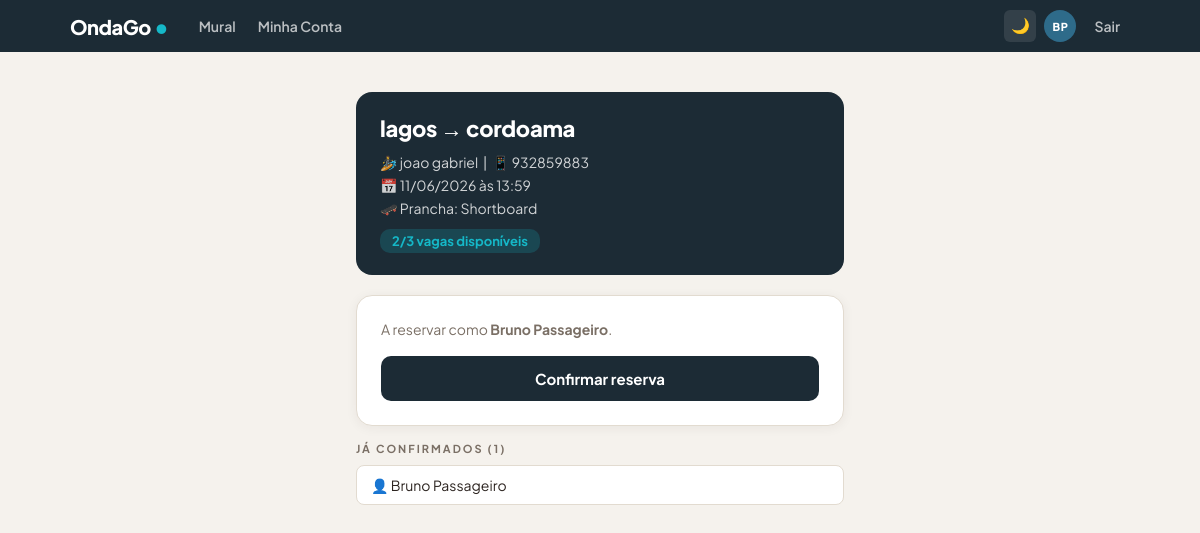
Page /reservar/2 (signed in) on the committed database.
### models.py (models this page shows, shortened)
class Usuario(UserMixin, db.Model):
    __tablename__ = 'usuarios'
    id         = db.Column(db.Integer, primary_key=True)
    nome       = db.Column(db.String(100), nullable=False)
    email      = db.Column(db.String(150), unique=True, nullable=False)
    telefone   = db.Column(db.String(20), nullable=False)
    nivel      = db.Column(db.String(30), default='Iniciante')
    foto_url   = db.Column(db.String(300), default='')
    senha_hash = db.Column(db.String(256), nullable=False)
    criado_em  = db.Column(db.DateTime, default=datetime.utcnow)
    caronas    = db.relationship('Carona', backref='motorista', lazy=True)
    reservas   = db.relationship('Reserva', backref='passageiro', lazy=True)

class Carona(db.Model):
    __tablename__ = 'caronas'
    id            = db.Column(db.Integer, primary_key=True)
    motorista_id  = db.Column(db.Integer, db.ForeignKey('usuarios.id'), nullable=False)
    ponto_partida = db.Column(db.String(100), nullable=False)
    destino       = db.Column(db.String(100), nullable=False)
    data          = db.Column(db.String(10), nullable=False)
    hora          = db.Column(db.String(5), nullable=False)
    vagas_totais  = db.Column(db.Integer, nullable=False)
    tipo_prancha  = db.Column(db.String(30), default='Qualquer')
    criado_em     = db.Column(db.DateTime, default=datetime.utcnow)
    reservas      = db.relationship('Reserva', backref='carona', lazy=True)
    @property
    def vagas_disponiveis(self):
        return self.vagas_totais - len(self.reservas)

class Reserva(db.Model):
    __tablename__ = 'reservas'
    id         = db.Column(db.Integer, primary_key=True)
    carona_id  = db.Column(db.Integer, db.ForeignKey('caronas.id'), nullable=False)
    usuario_id = db.Column(db.Integer, db.ForeignKey('usuarios.id'), nullable=False)
    criado_em  = db.Column(db.DateTime, default=datetime.utcnow)

### app.py (the view, shortened to what this page needs)
@app.route('/reservar/<int:carona_id>', methods=['GET', 'POST'])
@login_required
def reservar(carona_id):
    carona = Carona.query.get_or_404(carona_id)
    return render_template('reservar.html', carona=carona)

### app.py (called while the page is built)
@login_manager.user_loader
def load_user(user_id):
    return Usuario.query.get(int(user_id))

### templates/reservar.html (shortened to what this page needs)
{% extends "base.html" %}
{% block content %}
<div class="container">
    <div class="info-card">
        <div class="rota">{{ carona.ponto_partida }} → {{ carona.destino }}</div>
        <p>🏄 {{ carona.motorista.nome }} &nbsp;|&nbsp; 📱 {{ carona.motorista.telefone }}</p>
        <p>📅 {{ carona.data }} às {{ carona.hora }}</p>
        <p>🛹 Prancha: {{ carona.tipo_prancha }}</p>
        <span class="badge-vagas">{{ carona.vagas_disponiveis }}/{{ carona.vagas_totais }} vagas disponíveis</span>
    </div>
    <div class="form-card">
        <p>A reservar como <strong>{{ current_user.nome }}</strong>.</p>
        <form method="POST">
            <button type="submit" class="btn-submit">Confirmar reserva</button>
        </form>
    </div>
    {% if carona.reservas %}
    <p class="passageiros-title">Já confirmados ({{ carona.reservas|length }})</p>
    {% for r in carona.reservas %}
    <div class="passageiro-item">👤 {{ r.passageiro.nome }}</div>
    {% endfor %}
    {% endif %}
</div>
{% endblock %}

### templates/base.html (shortened to what this page needs)
<!DOCTYPE html>
<html lang="pt" data-theme="light">
<head>
</head>
<body>
<nav class="navbar">
    <div class="nav-inner">
        <a href="/" class="nav-logo">OndaGo<span class="logo-dot">•</span></a>
        <div class="nav-links" id="nav-links">
            <a href="/"
               class="nav-link {% if request.endpoint == 'index' %}active{% endif %}">Mural</a>
            {% if current_user.is_authenticated %}
                <a href="/minha_conta"
                   class="nav-link {% if request.endpoint == 'minha_conta' %}active{% endif %}">Minha Conta</a>
            {% endif %}
        </div>
        <div class="nav-right">
            <button class="theme-toggle" id="theme-btn" onclick="toggleTheme()" title="Modo escuro">🌙</button>
            {% if current_user.is_authenticated %}
                <div class="nav-avatar" title="{{ current_user.nome }}">{{ current_user.nome.split()[0][0] }}{% if current_user.nome.split()|length > 1 %}{{ current_user.nome.split()[-1][0] }}{% endif %}</div>
                <a href="/logout" class="nav-link">Sair</a>
            {% else %}
                <a href="/login"
                   class="nav-link {% if request.endpoint == 'login' %}active{% endif %}">Entrar</a>
                <a href="/registro" class="nav-btn">Criar conta</a>
            {% endif %}
        </div>
    </div>
</nav>
{% block content %}{% endblock %}
</body>
</html>

### templates/base.html (style rules this page uses)
:root { --bg: #F5F2ED; --card: #ffffff; --text: #2C2420; --text-muted: #7A6F65; --border: #E2DBD0; --shadow: rgba(44,36,32,0.06); --nav: #1C2B35; --teal: #15B8C8; --hero: #2E6B8A; --green: #0F6E56; --green-light: #E8F4F0; --red: #c62828; --red-light: #fdecea; --orange: #D85A30; }
* { margin: 0; padding: 0; box-sizing: border-box; }
body { font-family: 'Plus Jakarta Sans', sans-serif; background: var(--bg); color: var(--text); transition: background 0.3s, color 0.3s; }
.navbar { background: #1C2B35; height: 52px; width: 100%; position: sticky; top: 0; z-index: 200; }
.nav-inner { max-width: 1100px; margin: 0 auto; height: 100%; padding: 0 20px; display: flex; align-items: center; gap: 20px; }
.nav-logo { font-size: 20px; font-weight: 800; color: #ffffff; text-decoration: none; letter-spacing: -0.5px; flex-shrink: 0; display: flex; align-items: baseline; gap: 3px; }
.logo-dot { color: #15B8C8; font-size: 22px; line-height: 1; }
.nav-links { display: flex; align-items: center; gap: 2px; flex: 1; }
.nav-link { color: rgba(255,255,255,0.7); text-decoration: none; font-size: 14px; font-weight: 600; padding: 5px 10px; border-radius: 6px; transition: color 0.15s; white-space: nowrap; }
.nav-right { display: flex; align-items: center; gap: 8px; flex-shrink: 0; }
.theme-toggle { background: rgba(255,255,255,0.1); border: none; color: white; width: 32px; height: 32px; border-radius: 6px; cursor: pointer; font-size: 15px; display: flex; align-items: center; justify-content: center; transition: background 0.15s; }
.nav-avatar { width: 32px; height: 32px; border-radius: 50%; background: #2E6B8A; color: #ffffff; font-size: 11px; font-weight: 800; letter-spacing: 0.5px; display: flex; align-items: center; justify-content: center; flex-shrink: 0; text-transform: uppercase; }

### templates/reservar.html (style rules this page uses)
.container { max-width: 520px; margin: 40px auto 80px; padding: 0 16px; }
.info-card { background: #1C2B35; color: white; border-radius: 16px; padding: 22px 24px; margin-bottom: 20px; }
.info-card .rota { font-size: 22px; font-weight: 800; margin-bottom: 10px; letter-spacing: -0.3px; }
.info-card p { font-size: 14px; opacity: 0.8; margin-top: 5px; }
.badge-vagas { display: inline-block; background: rgba(21,184,200,0.2); color: #15B8C8; padding: 4px 12px; border-radius: 10px; font-size: 13px; font-weight: 700; margin-top: 12px; }
.form-card { background: var(--card); border-radius: 16px; padding: 24px; border: 0.5px solid var(--border); box-shadow: 0 2px 12px var(--shadow); margin-bottom: 16px; }
.form-card p { font-size: 14px; color: var(--text-muted); margin-bottom: 18px; }
.btn-submit { width: 100%; background: #1C2B35; color: white; padding: 13px; border: none; border-radius: 10px; font-size: 15px; font-weight: 700; font-family: inherit; cursor: pointer; transition: opacity 0.15s; }
.passageiros-title { font-size: 11px; font-weight: 700; color: var(--text-muted); text-transform: uppercase; letter-spacing: 2px; margin-bottom: 10px; }
.passageiro-item { background: var(--card); border-radius: 8px; padding: 10px 14px; margin-bottom: 6px; font-size: 14px; color: var(--text); border: 0.5px solid var(--border); }

### rows in the picture
Usuario: nome "B", nome "P", nome "Bruno Passageiro"
Carona: ponto_partida "lagos", destino "cordoama", data "11/06/2026", hora "13:59", tipo_prancha "Shortboard", vagas_disponiveis "2", vagas_totais "3"
Usuario: motorista.nome "joao gabriel", motorista.telefone "932859883"
Reserva: passageiro.nome "Bruno Passageiro"

### other values in the picture
{{ carona.reservas|length }} "1"
